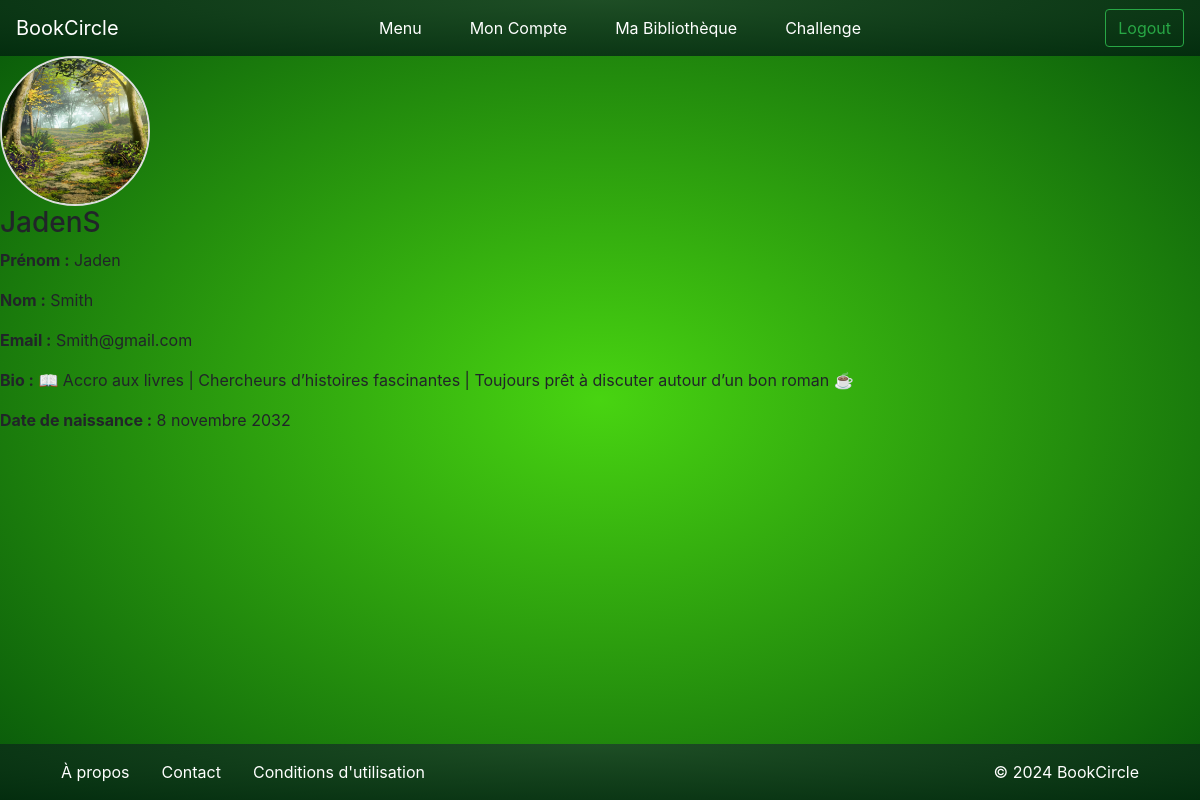
The page /account/ (signed in) on the database its author committed.
### bookc/models.py (models this page shows, shortened)
class UserProfile(models.Model):
    user = models.OneToOneField(User, on_delete=models.CASCADE)
    bio = models.TextField(blank=True, null=True)
    profile_picture = models.ImageField(upload_to='profiles/', blank=True, null=True)
    date_of_birth = models.DateField(blank=True, null=True)

### bookc/views.py (the view)
# urls.py: path('account/', views.account, name="account"),
@login_required
def account(request):
   user_profile = get_object_or_404(UserProfile, user=request.user)
   return render(request, 'account.html', {'user_profile': user_profile})

### templates/account.html (shortened to what this page needs)
{% extends "base.html" %}
    {% load static %}
    {% block style %}
        <link rel="stylesheet" href="https://cdn.jsdelivr.net/npm/bootstrap@4.0.0/dist/css/bootstrap.min.css">
        <link rel="stylesheet" href="{% static 'css/style.css' %}">
    {% endblock style %}
{% block content %}
    {% include "components/nav.html" %}
    <div class="profile">
        {% if user_profile.profile_picture %}
            <img src="{{ user_profile.profile_picture.url }}" alt="Photo de profil" class="profile-picture">
        {% else %}
            <img src="{% static 'default-profile.png' %}" alt="Photo de profil" class="profile-picture">
        {% endif %}
        <h3>{{ user_profile.user.username }}</h3>
        <p><strong>Prénom :</strong> {{ user_profile.user.first_name }}</p>
        <p><strong>Nom :</strong> {{ user_profile.user.last_name }}</p>
        <p><strong>Email :</strong> {{ user_profile.user.email }}</p>
        <p><strong>Bio :</strong> {{ user_profile.bio }}</p>
        <p><strong>Date de naissance :</strong> {{ user_profile.date_of_birth }}</p>
    </div>
    {% include "components/footer.html" %}
{% endblock %}

### static/css/style.css (style rules this page uses)
html, body { height: 100%; margin: 0; }
body { min-height: 100vh; margin: 0; background: radial-gradient(ellipse at center, #48d411 0%, #07560a 100%); background-size: cover; background-position: center; background-repeat: no-repeat; }
.profile-picture { width: 150px; height: 150px; border-radius: 50%; border: 2px solid #ddd; object-fit: cover; }

### rows shown on the page
UserProfile: profile_picture (picture), user.username "JadenS", user.first_name "Jaden", user.last_name "Smith", user.email "Smith@gmail.com", bio "📖 Accro aux livres | Chercheurs d’histoires fascinantes | Toujours prêt à discuter autour d’un bon roman ☕️", date_of_birth "8 novembre 2032"
